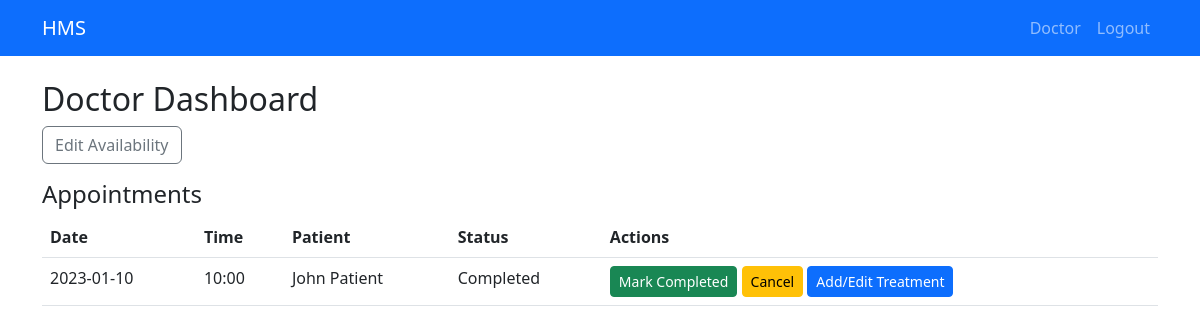
The app's page /doctor (signed in) with its own data.
### models.py (models this page shows)
class Appointment(db.Model):
    __tablename__ = 'appointments'
    id = db.Column(db.Integer, primary_key=True)
    doctor_id = db.Column(db.Integer, db.ForeignKey('doctors.id'), nullable=False)
    patient_id = db.Column(db.Integer, db.ForeignKey('patients.id'), nullable=False)
    date = db.Column(db.String(10), nullable=False)  # YYYY-MM-DD
    time = db.Column(db.String(5), nullable=False)   # HH:MM
    status = db.Column(db.String(20), default='Booked')
    notes = db.Column(db.Text)
    treatment = db.relationship('Treatment', backref='appointment', uselist=False, cascade='all, delete-orphan')

class User(db.Model, UserMixin):
    __tablename__ = 'users'
    id = db.Column(db.Integer, primary_key=True)
    name = db.Column(db.String(120), nullable=False)
    email = db.Column(db.String(120), unique=True, nullable=False)
    password_hash = db.Column(db.String(255), nullable=False)
    role = db.Column(db.String(20), nullable=False)  # 'admin'|'doctor'|'patient'
    doctor = db.relationship('Doctor', backref='user', uselist=False)
    patient = db.relationship('Patient', backref='user', uselist=False)

### app.py (the view)
    @app.route('/doctor')
    @login_required
    def doctor_dashboard():
        if current_user.role != 'doctor':
            flash('Access denied', 'danger')
            return redirect(url_for('index'))
        doctor = current_user.doctor
        appointments = Appointment.query.filter_by(doctor_id=doctor.id).order_by(Appointment.date.asc(), Appointment.time.asc()).all()
        return render_template('doctor/dashboard.html', appointments=appointments)

### templates/doctor/dashboard.html (shortened to what this page needs)
{% extends 'base.html' %}
{% block content %}
  <h2>Doctor Dashboard</h2>
  <p><a class="btn btn-outline-secondary" href="{{ url_for('doctor_availability') }}">Edit Availability</a></p>
  <h4>Appointments</h4>
  <table class="table">
    <thead><tr><th>Date</th><th>Time</th><th>Patient</th><th>Status</th><th>Actions</th></tr></thead>
    <tbody>
      {% for appt in appointments %}
        <tr>
          <td>{{ appt.date }}</td>
          <td>{{ appt.time }}</td>
          <td>{{ appt.patient.user.name }}</td>
          <td>{{ appt.status }}</td>
          <td>
            <form method="post" action="{{ url_for('doctor_update_status', appt_id=appt.id) }}" style="display:inline">
              <button class="btn btn-sm btn-success">Mark Completed</button>
            </form>
            <form method="post" action="{{ url_for('doctor_update_status', appt_id=appt.id) }}" style="display:inline">
              <button class="btn btn-sm btn-warning">Cancel</button>
            </form>
            <a class="btn btn-sm btn-primary" href="{{ url_for('doctor_treatment', appt_id=appt.id) }}">Add/Edit Treatment</a>
          </td>
        </tr>
      {% else %}
        <tr><td colspan="5">No appointments.</td></tr>
      {% endfor %}
    </tbody>
  </table>
{% endblock %}

### static/css/style.css (style rules this page uses)
body { padding-bottom: 40px; }

### records on screen
Appointment: date "2023-01-10", time "10:00", patient.user.name "John Patient", status "Completed"
